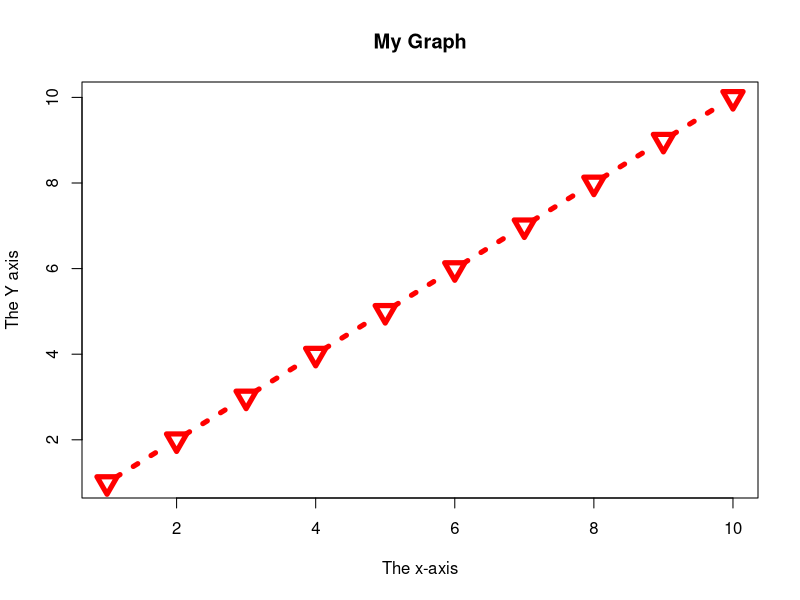

This figure's R source:
# ============================================================
# Program 8: Plot Customization - Point Styles & Line Types
# ============================================================
# Description: Demonstrates various plot customization options
#              including point shapes (pch), colors (col),
#              sizes (cex), line types (lty), and line widths (lwd).
# ============================================================

# Custom styled plot with points and line
plot(1:10,
     main = "My Graph",
     xlab = "The x-axis",
     ylab = "The Y axis",
     col = "red",
     pch = 25,
     cex = 2,
     type = "b",
     lwd = 5,
     lty = 3)

cat("Customization demo plotted (interactive window).\n")
cat("Add png()/dev.off() wrappers to save to file.\n")
